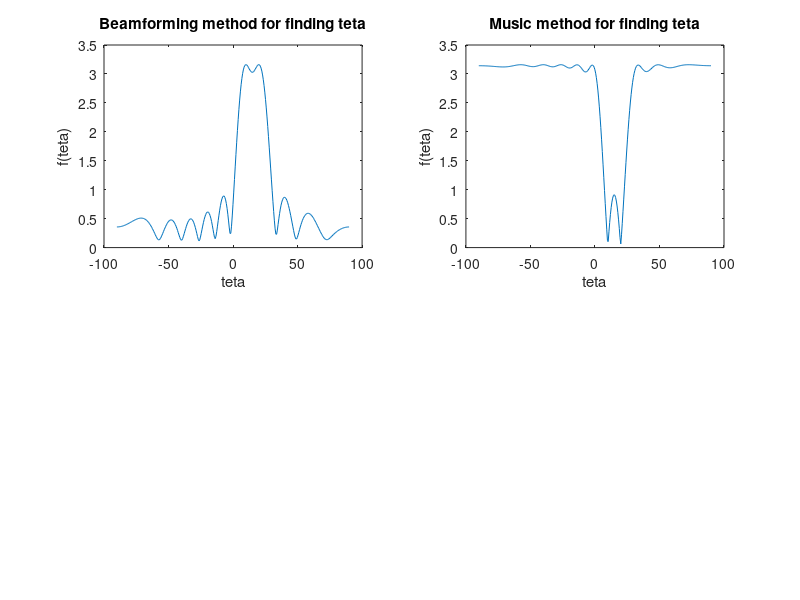

This chart was generated by the following MATLAB code: (Note: this script raises an error after producing the figure.)
clc,clear,close all;

%% part 2
%% Question 1

%subplot(2,2,1);

%creating sources

T = 1000;
t = (1:T)*1e-6;
f1 = 20000;
f2 = 10000;
fc = 1.5e8;
teta1 = 10*pi/180;
teta2 = 20*pi/180;

s_1 = exp(1j*2*pi*f1*t);
s_2 = exp(1j*2*pi*f2*t);
S = [s_1;s_2];

%creating noise

N = wgn(10,T,1,'linear');

%creating mixture function

c = 3e8;
d = transpose(0:9);
a1 = exp(-1j*2*pi*fc*d*sin(teta1)/c);
a2 = exp(-1j*2*pi*fc*d*sin(teta2)/c);
A=[a1 , a2];

%creating observations

X = A*S + N;

%% Question 2

%svd 
[U , S , V] = svd(X);

subplot(2,2,1);
%finding u_sig v_sig
for i = (min(size(S)):-1:1)
    if (S(i,i)^2 / sum(sum(S))^2 > 0.01)
        L=i;
        break;
    end
end

U_sig = U(: , 1:L);
V_sig = V(: , 1:L);

%beamforming for mixture

teta = -pi/2 : 0.01 : pi/2;
a = exp(-1j*2*pi*fc*d*sin(teta)/c);
mapped_a = (a' * U_sig);
f_teta = teta;
for i = 1:length(teta)
    f_teta(i)=norm(mapped_a(i,:));
end
plot(teta*180/pi , f_teta)
xlabel('teta');
ylabel('f(teta)');
title('Beamforming method for finding teta');

%finding most significant peaks
[peaks , teta_index] = findpeaks(f_teta);
estimated_tetas_beam = [];
for i = 1:length(peaks)
    if peaks(i)/max(peaks) > 0.96
        estimated_tetas_beam = [estimated_tetas_beam , teta(teta_index(i))*180/pi];
    end
end
disp(estimated_tetas_beam);

%% Question 3

subplot(2,2,2);

U_null = U(: , L+1:end);
V_null = V(: , L+1:end);

%Music for mixture

teta = -pi/2 : 0.01 : pi/2;
a = exp(-1j*2*pi*fc*d*sin(teta)/c);
mapped_a = (a' * U_null);
f_teta = teta;
for i = 1:length(teta)
    f_teta(i)=norm(mapped_a(i,:));
end
plot(teta*180/pi , f_teta)
xlabel('teta');
ylabel('f(teta)');
title('Music method for finding teta');

%finding most significant peaks
[peaks , teta_index] = findpeaks(-f_teta);
peaks = -peaks;
estimated_tetas_music = [];
for i = 1:length(peaks)
    if min(peaks)/peaks(i) > 0.5
        estimated_tetas_music = [estimated_tetas_music , teta(teta_index(i))*180/pi];
    end
end
disp(estimated_tetas_music);

%% Question 4

subplot(2,2,3);
f = 0 : 100 : 50000 ;
s = exp(1j*2*pi*transpose(t)*f);
mapped_g = (transpose(s) * V_sig);
g_f = f;
for i = 1:length(f)
    g_f(i)=norm(mapped_g(i,:));
end
plot(f , g_f)
xlabel('f');
ylabel('g(f)');
title('Beamforming method for finding frequency');

%finding most significant peaks
[peaks , f_index] = findpeaks(g_f);
estimated_fs_beam=[];
for i = 1:length(peaks)
    if peaks(i)/max(peaks) > 0.96
        estimated_fs_beam = [estimated_fs_beam , f(f_index(i))];
    end
end
disp(estimated_fs_beam);

%% Question 5

subplot(2,2,4);
f = 0 : 100 : 50000 ;
s = exp(1j*2*pi*transpose(t)*f);
mapped_g = (transpose(s) * (V_null));
g_f = f;
for i = 1:length(f)
    g_f(i)=norm(mapped_g(i,:));
end
plot(f , g_f)
xlabel('f');
ylabel('g(f)');
title('Music method for finding frequency');

%finding most significant peaks
[peaks , f_index] = findpeaks(-g_f);
peaks = -peaks;
estimated_fs_music=[];
for i = 1:length(peaks)
    if min(peaks)/peaks(i) > 0.5
        estimated_fs_music = [estimated_fs_music , f(f_index(i))];
    end
end
disp(estimated_fs_music);